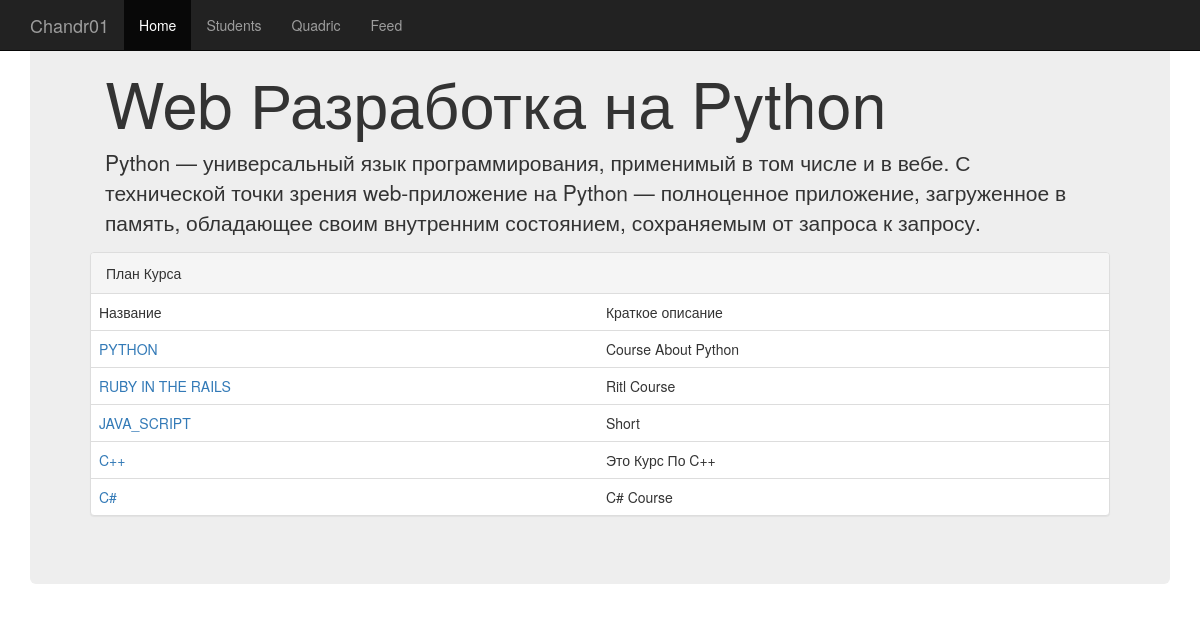
The page / on the database its author committed.
### course/models.py (models this page shows, shortened)
class Course(models.Model):
    name = models.CharField(max_length=255)
    short_description = models.CharField(max_length=255)
    description = models.TextField(max_length=2000)
    coach = models.ForeignKey(Coach, null=True, related_name='coach_courses', on_delete=models.DO_NOTHING)
    assistant = models.ForeignKey(Coach, null=True, related_name='assistant_courses', on_delete=models.DO_NOTHING)
    print(coach)

### course/views.py (the view)
# urls.py: url(r'^$', views.course_),
def course_(request):
    course = Course.objects.all()
    print('NDEX')
    logger.info('INFO: Course info {}'.format(datetime.now()))
    logger.debug('DEBUG: Course debuged {}'.format(datetime.now()))
    logger.error('ERROR: Course errored {}'.format(datetime.now()))
    logger.warning('WARNING: Course warned {}'.format(datetime.now()))
    return render(request, 'index.html', {'course': course})

### templates/index.html (shortened to what this page needs)
{% extends "base.html" %}
{% block name %}<h1>Web Разработка на Python</h1>{% endblock name %}
{% block opisanie %}<p>Python — универсальный язык программирования, применимый в том числе и в вебе.
            С технической точки зрения web-приложение на Python — полноценное приложение,
            загруженное в память, обладающее своим внутренним состоянием,
            сохраняемым от запроса к запросу. </p>{% endblock opisanie %}
{% block content %} <div class="panel panel-default">
          <div class="panel-heading">План Курса</div>
          <table class="table">
              <tr>
                <td>Название</td><td>Краткое описание</td>
              </tr>
              {% for i in course %}
                  <tr>
                      <td><a href="/course/{{i.id}}">{{ i.name|upper }}</a></td><td>{{ i.short_description|title }}</td>
                  </tr>
              {% endfor %}
          </table>
          </div>
{% endblock content %}  {% block nav_class_active_index %}active{% endblock nav_class_active_index %}

### rows shown on the page
Course: name "PYTHON", short_description "Course About Python"
Course: name "RUBY IN THE RAILS", short_description "Ritl Course"
Course: name "JAVA_SCRIPT", short_description "Short"
Course: name "C++", short_description "Это Курс По C++"
Course: name "C#", short_description "C# Course"
